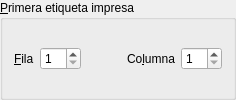
      <widget class="QGroupBox" name="groupBox_7">
       <property name="sizePolicy">
        <sizepolicy hsizetype="MinimumExpanding" vsizetype="Preferred">
         <horstretch>0</horstretch>
         <verstretch>0</verstretch>
        </sizepolicy>
       </property>
       <property name="toolTip">
        <string>Si voleu aprofitar un full d'etiquetes començat 
poseu la posició on ha de començar la primera 
etiqueta al primer full</string>
       </property>
       <property name="title">
        <string>&amp;Primera etiqueta impresa</string>
       </property>
       <layout class="QVBoxLayout" name="verticalLayout_13">
        <item>
         <layout class="QHBoxLayout" name="horizontalLayout_9">
          <item>
           <widget class="QLabel" name="label_10">
            <property name="text">
             <string>&amp;Fila</string>
            </property>
            <property name="buddy">
             <cstring>primeraFila</cstring>
            </property>
           </widget>
          </item>
          <item>
           <widget class="QSpinBox" name="primeraFila">
            <property name="minimum">
             <number>1</number>
            </property>
           </widget>
          </item>
          <item>
           <spacer name="horizontalSpacer_10">
            <property name="orientation">
             <enum>Qt::Horizontal</enum>
            </property>
            <property name="sizeHint" stdset="0">
             <size>
              <width>40</width>
              <height>20</height>
             </size>
            </property>
           </spacer>
          </item>
          <item>
           <widget class="QLabel" name="primeraCollabel">
            <property name="sizePolicy">
             <sizepolicy hsizetype="MinimumExpanding" vsizetype="Preferred">
              <horstretch>0</horstretch>
              <verstretch>0</verstretch>
             </sizepolicy>
            </property>
            <property name="text">
             <string>Co&amp;lumna</string>
            </property>
            <property name="buddy">
             <cstring>primeraCol</cstring>
            </property>
           </widget>
          </item>
          <item>
           <widget class="QSpinBox" name="primeraCol">
            <property name="minimum">
             <number>1</number>
            </property>
           </widget>
          </item>
         </layout>
        </item>
       </layout>
      </widget>
